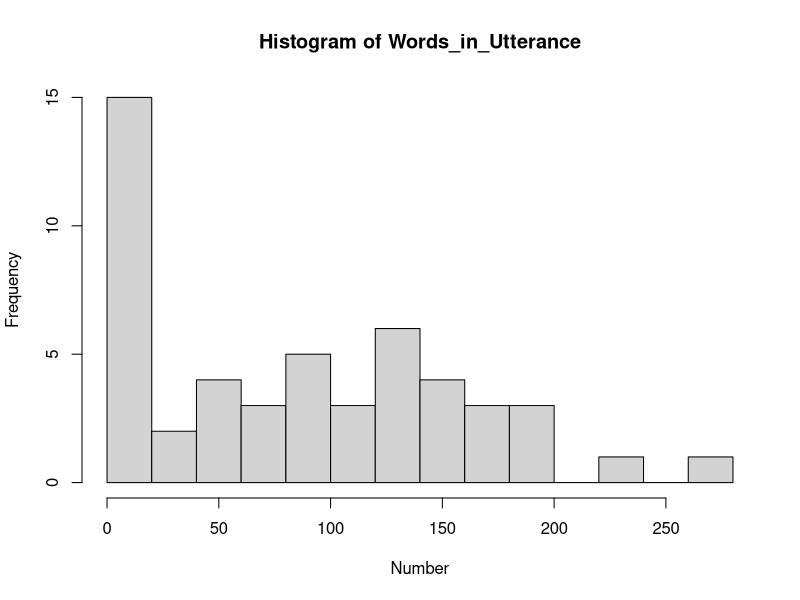
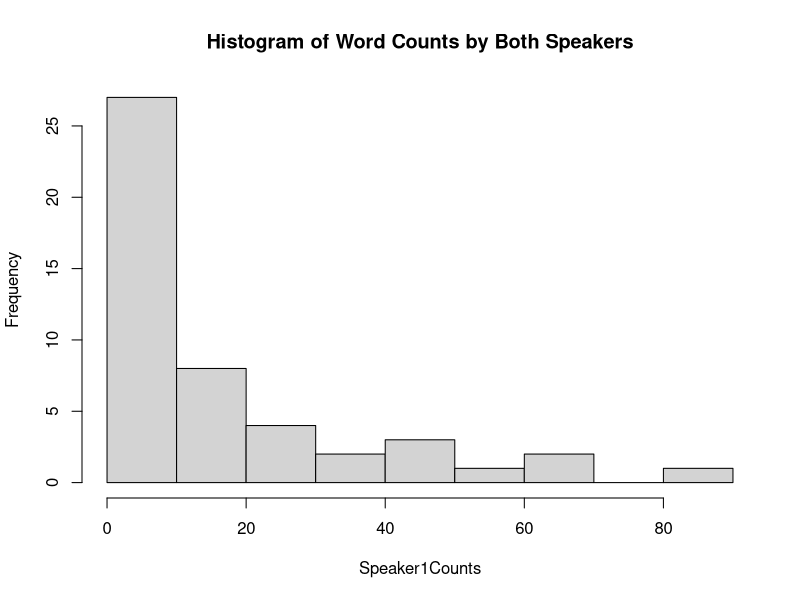
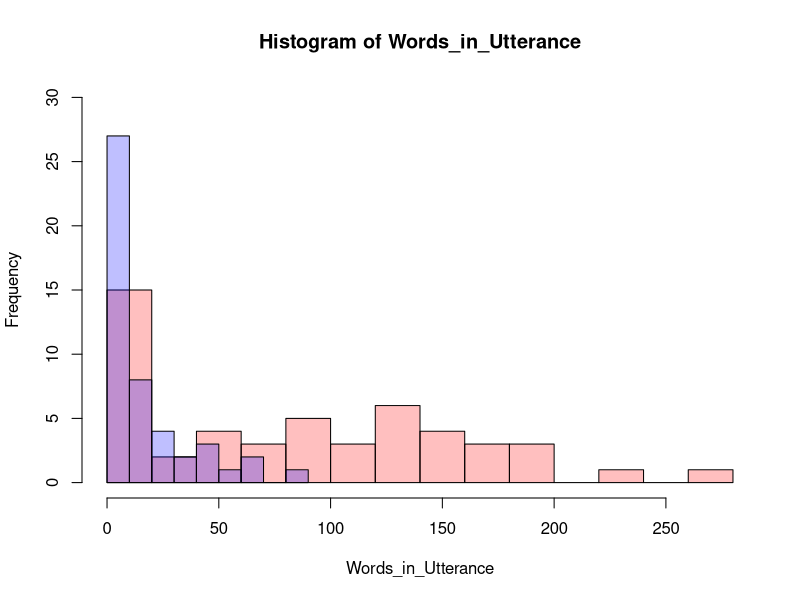

Write R code to recreate these figures, in order.
# set the file address: 
setwd("/Users/obadiah/dialoguesystems") 

mydata <- read.csv("a.csv", header=TRUE, sep=",")

# putting the number of words per utterance into a list for Speaker1 and Speaker2
Speaker1Counts <- subset(mydata, Speaker==1)$Counts
Speaker2Counts <- subset(mydata, Speaker==2)$Counts


# Median value for Speaker1 and Speaker2
print(median(Speaker1Counts))
print(median(Speaker2Counts))

# Mode value for Speaker1 and Speaker2
mode <- print(names(sort(-table(Speaker1Counts)))[1])
print(mode)

# Standart deviation for Speaker1 and Speaker2
print(sd(Speaker1Counts))
print(sd(Speaker2Counts))

# Max count for each speaker (to size the histogram)
print(max(Speaker1Counts))
print(max(Speaker2Counts))

# what data type are our two speaker count sets stored as?
print(attributes(Speaker1Counts))

# Histogram. Still working on it

# hist(Speaker1Counts, 
#     main="Histogram", 
#     xlab="Number", 
#     ylab="Frequency", 
#     border="blue", 
#     col="green",
#     ylim = c(0, 10.0),
#    breaks=length(Speaker1Counts))

Words_in_Utterance <- Speaker2Counts
p2 <- hist(Words_in_Utterance,
           xlab="Number",
           ylab="Frequency",
           breaks=10)
p1 <- hist(Speaker1Counts, main="Histogram of Word Counts by Both Speakers", breaks=10)
plot( p2, col=rgb(1,0,0,1/4), ylim=c(0,30))  # second
plot( p1, col=rgb(0,0,1,1/4), add=T)  # first histogram

moredata <- read.csv("b.csv", header=TRUE, sep=",")

tbl = table(moredata$Speaker,moredata$ContainsMoney)
chisq.test(tbl, correct = FALSE)

